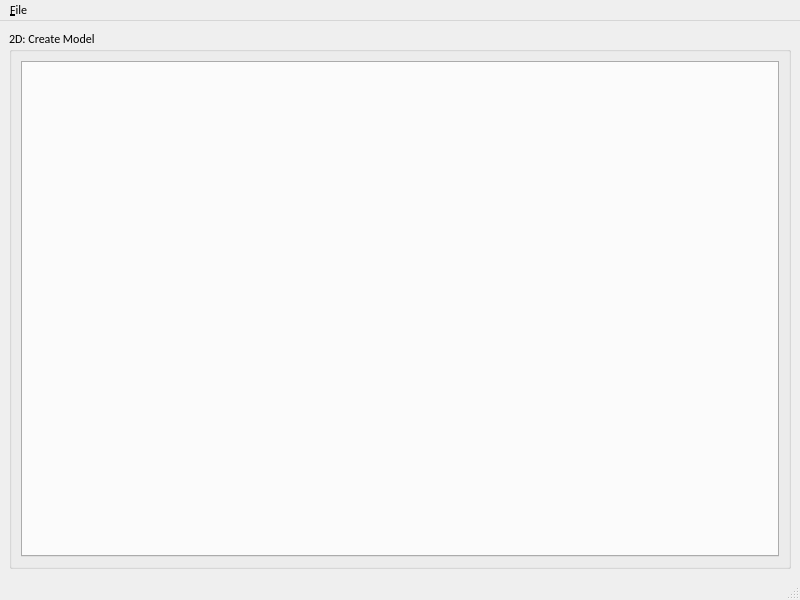
<?xml version="1.0" encoding="UTF-8"?>
<ui version="4.0">
 <class>MainWindow</class>
 <widget class="QMainWindow" name="MainWindow">
  <property name="geometry">
   <rect>
    <x>0</x>
    <y>0</y>
    <width>800</width>
    <height>600</height>
   </rect>
  </property>
  <property name="font">
   <font>
    <family>Calibri</family>
   </font>
  </property>
  <property name="windowTitle">
   <string>MainWindow</string>
  </property>
  <widget class="QWidget" name="centralwidget">
   <layout class="QVBoxLayout" name="verticalLayout">
    <item>
     <widget class="QGroupBox" name="groupBox">
      <property name="title">
       <string>2D: Create Model</string>
      </property>
      <layout class="QHBoxLayout" name="horizontalLayout">
       <item>
        <widget class="QTabWidget" name="model_tab">
         <property name="tabsClosable">
          <bool>true</bool>
         </property>
         <property name="movable">
          <bool>true</bool>
         </property>
        </widget>
       </item>
      </layout>
     </widget>
    </item>
   </layout>
  </widget>
  <widget class="QMenuBar" name="menubar">
   <property name="geometry">
    <rect>
     <x>0</x>
     <y>0</y>
     <width>800</width>
     <height>20</height>
    </rect>
   </property>
   <widget class="QMenu" name="menu_File">
    <property name="enabled">
     <bool>true</bool>
    </property>
    <property name="title">
     <string>&amp;File</string>
    </property>
    <addaction name="actionImport_Picture"/>
   </widget>
   <addaction name="menu_File"/>
  </widget>
  <widget class="QStatusBar" name="statusbar"/>
  <action name="action_Quit">
   <property name="text">
    <string>&amp;Quit</string>
   </property>
  </action>
  <action name="actionImport_Picture">
   <property name="text">
    <string>Import Picture...</string>
   </property>
  </action>
 </widget>
 <resources/>
 <connections/>
</ui>
